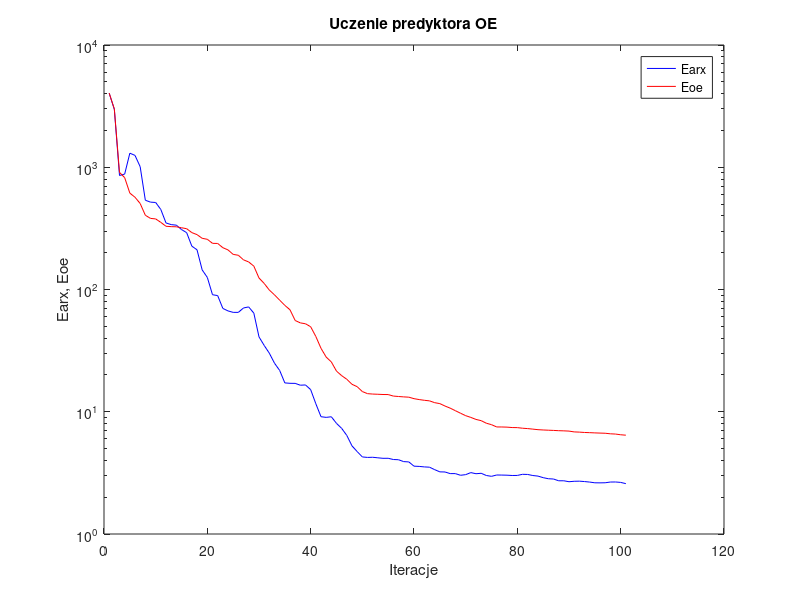
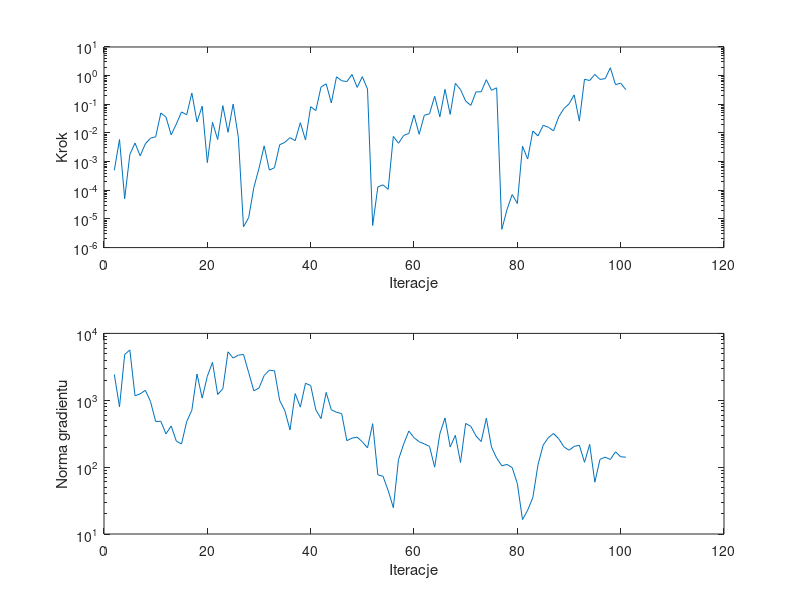

Write the MATLAB code that produced these figures, in order.
%uczenie predyktora oe
clear all;
n=0; farx(n+1)=4.031736e+003; foe(n+1)=4.043431e+003; wspucz(n+1)=0.000000e+000; ng(n+1)=0.000000e+000;
%odnowa zmiennej metryki
n=1; farx(n+1)=2.975540e+003; foe(n+1)=2.998084e+003; krok(n+1)=5.018139e-004; ng(n+1)=2.422594e+003;
n=2; farx(n+1)=8.562269e+002; foe(n+1)=9.076139e+002; krok(n+1)=5.915528e-003; ng(n+1)=7.976662e+002;
n=3; farx(n+1)=8.790452e+002; foe(n+1)=8.224499e+002; krok(n+1)=5.083014e-005; ng(n+1)=4.836022e+003;
n=4; farx(n+1)=1.303379e+003; foe(n+1)=6.144390e+002; krok(n+1)=1.771952e-003; ng(n+1)=5.646909e+003;
n=5; farx(n+1)=1.250501e+003; foe(n+1)=5.683952e+002; krok(n+1)=4.449709e-003; ng(n+1)=1.167044e+003;
n=6; farx(n+1)=1.010570e+003; foe(n+1)=5.052299e+002; krok(n+1)=1.592864e-003; ng(n+1)=1.245265e+003;
n=7; farx(n+1)=5.373437e+002; foe(n+1)=4.047895e+002; krok(n+1)=4.167949e-003; ng(n+1)=1.410077e+003;
n=8; farx(n+1)=5.184046e+002; foe(n+1)=3.816635e+002; krok(n+1)=6.607631e-003; ng(n+1)=9.580011e+002;
n=9; farx(n+1)=5.150125e+002; foe(n+1)=3.779179e+002; krok(n+1)=7.321912e-003; ng(n+1)=4.818395e+002;
n=10; farx(n+1)=4.510855e+002; foe(n+1)=3.540645e+002; krok(n+1)=4.981739e-002; ng(n+1)=4.849934e+002;
n=11; farx(n+1)=3.503108e+002; foe(n+1)=3.289944e+002; krok(n+1)=3.559767e-002; ng(n+1)=3.140421e+002;
n=12; farx(n+1)=3.394673e+002; foe(n+1)=3.267349e+002; krok(n+1)=8.558166e-003; ng(n+1)=4.131379e+002;
n=13; farx(n+1)=3.360092e+002; foe(n+1)=3.258316e+002; krok(n+1)=2.054980e-002; ng(n+1)=2.448997e+002;
n=14; farx(n+1)=3.094281e+002; foe(n+1)=3.200250e+002; krok(n+1)=5.411858e-002; ng(n+1)=2.217922e+002;
n=15; farx(n+1)=2.916295e+002; foe(n+1)=3.142658e+002; krok(n+1)=4.294671e-002; ng(n+1)=4.784533e+002;
n=16; farx(n+1)=2.262475e+002; foe(n+1)=2.919723e+002; krok(n+1)=2.475890e-001; ng(n+1)=7.081138e+002;
n=17; farx(n+1)=2.113972e+002; foe(n+1)=2.811566e+002; krok(n+1)=2.426108e-002; ng(n+1)=2.473317e+003;
n=18; farx(n+1)=1.447229e+002; foe(n+1)=2.622857e+002; krok(n+1)=8.610785e-002; ng(n+1)=1.076322e+003;
n=19; farx(n+1)=1.254897e+002; foe(n+1)=2.574225e+002; krok(n+1)=9.232346e-004; ng(n+1)=2.284782e+003;
n=20; farx(n+1)=9.063934e+001; foe(n+1)=2.385684e+002; krok(n+1)=2.356078e-002; ng(n+1)=3.694496e+003;
n=21; farx(n+1)=8.915663e+001; foe(n+1)=2.380890e+002; krok(n+1)=5.915258e-003; ng(n+1)=1.222918e+003;
n=22; farx(n+1)=7.003625e+001; foe(n+1)=2.198112e+002; krok(n+1)=8.973318e-002; ng(n+1)=1.484659e+003;
n=23; farx(n+1)=6.681329e+001; foe(n+1)=2.107924e+002; krok(n+1)=1.056599e-002; ng(n+1)=5.297486e+003;
n=24; farx(n+1)=6.501761e+001; foe(n+1)=1.937502e+002; krok(n+1)=1.024776e-001; ng(n+1)=4.274471e+003;
n=25; farx(n+1)=6.500450e+001; foe(n+1)=1.905779e+002; krok(n+1)=7.088910e-003; ng(n+1)=4.735180e+003;
%odnowa zmiennej metryki
n=26; farx(n+1)=7.062346e+001; foe(n+1)=1.748033e+002; krok(n+1)=5.330021e-006; ng(n+1)=4.843047e+003;
n=27; farx(n+1)=7.205621e+001; foe(n+1)=1.680657e+002; krok(n+1)=1.115447e-005; ng(n+1)=2.597255e+003;
n=28; farx(n+1)=6.405800e+001; foe(n+1)=1.552930e+002; krok(n+1)=1.246876e-004; ng(n+1)=1.385111e+003;
n=29; farx(n+1)=4.096407e+001; foe(n+1)=1.241328e+002; krok(n+1)=5.880954e-004; ng(n+1)=1.523485e+003;
n=30; farx(n+1)=3.488578e+001; foe(n+1)=1.121456e+002; krok(n+1)=3.544051e-003; ng(n+1)=2.347241e+003;
n=31; farx(n+1)=3.012496e+001; foe(n+1)=9.890803e+001; krok(n+1)=5.057937e-004; ng(n+1)=2.820108e+003;
n=32; farx(n+1)=2.495914e+001; foe(n+1)=9.042104e+001; krok(n+1)=6.140193e-004; ng(n+1)=2.756328e+003;
n=33; farx(n+1)=2.177445e+001; foe(n+1)=8.180217e+001; krok(n+1)=3.868579e-003; ng(n+1)=9.929642e+002;
n=34; farx(n+1)=1.721713e+001; foe(n+1)=7.415791e+001; krok(n+1)=4.714228e-003; ng(n+1)=6.988569e+002;
n=35; farx(n+1)=1.708706e+001; foe(n+1)=6.823429e+001; krok(n+1)=6.853004e-003; ng(n+1)=3.603360e+002;
n=36; farx(n+1)=1.706631e+001; foe(n+1)=5.577941e+001; krok(n+1)=5.381741e-003; ng(n+1)=1.258489e+003;
n=37; farx(n+1)=1.648737e+001; foe(n+1)=5.332685e+001; krok(n+1)=2.272397e-002; ng(n+1)=7.898482e+002;
n=38; farx(n+1)=1.656779e+001; foe(n+1)=5.244419e+001; krok(n+1)=5.694898e-003; ng(n+1)=1.796306e+003;
n=39; farx(n+1)=1.516595e+001; foe(n+1)=4.958322e+001; krok(n+1)=8.222485e-002; ng(n+1)=1.663020e+003;
n=40; farx(n+1)=1.162360e+001; foe(n+1)=4.126995e+001; krok(n+1)=6.046686e-002; ng(n+1)=7.200958e+002;
n=41; farx(n+1)=9.108393e+000; foe(n+1)=3.302194e+001; krok(n+1)=3.996341e-001; ng(n+1)=5.317703e+002;
n=42; farx(n+1)=8.996192e+000; foe(n+1)=2.801419e+001; krok(n+1)=5.189310e-001; ng(n+1)=1.309654e+003;
n=43; farx(n+1)=9.099584e+000; foe(n+1)=2.555772e+001; krok(n+1)=1.115271e-001; ng(n+1)=7.187711e+002;
n=44; farx(n+1)=8.033509e+000; foe(n+1)=2.149287e+001; krok(n+1)=9.112329e-001; ng(n+1)=6.618839e+002;
n=45; farx(n+1)=7.312438e+000; foe(n+1)=1.973754e+001; krok(n+1)=6.656880e-001; ng(n+1)=6.322508e+002;
n=46; farx(n+1)=6.395923e+000; foe(n+1)=1.842872e+001; krok(n+1)=6.193808e-001; ng(n+1)=2.486009e+002;
n=47; farx(n+1)=5.257462e+000; foe(n+1)=1.676997e+001; krok(n+1)=1.098329e+000; ng(n+1)=2.712964e+002;
n=48; farx(n+1)=4.724298e+000; foe(n+1)=1.603616e+001; krok(n+1)=3.891962e-001; ng(n+1)=2.807138e+002;
n=49; farx(n+1)=4.270696e+000; foe(n+1)=1.463143e+001; krok(n+1)=9.205345e-001; ng(n+1)=2.390639e+002;
n=50; farx(n+1)=4.230748e+000; foe(n+1)=1.406170e+001; krok(n+1)=3.404866e-001; ng(n+1)=1.941826e+002;
%odnowa zmiennej metryki
n=51; farx(n+1)=4.242966e+000; foe(n+1)=1.395506e+001; krok(n+1)=5.874564e-006; ng(n+1)=4.466003e+002;
n=52; farx(n+1)=4.200090e+000; foe(n+1)=1.390261e+001; krok(n+1)=1.306299e-004; ng(n+1)=7.683579e+001;
n=53; farx(n+1)=4.160751e+000; foe(n+1)=1.383878e+001; krok(n+1)=1.543265e-004; ng(n+1)=7.304269e+001;
n=54; farx(n+1)=4.163377e+000; foe(n+1)=1.382347e+001; krok(n+1)=1.078966e-004; ng(n+1)=4.470159e+001;
n=55; farx(n+1)=4.067889e+000; foe(n+1)=1.343670e+001; krok(n+1)=7.585588e-003; ng(n+1)=2.473972e+001;
n=56; farx(n+1)=4.051208e+000; foe(n+1)=1.332994e+001; krok(n+1)=4.372259e-003; ng(n+1)=1.298419e+002;
n=57; farx(n+1)=3.909886e+000; foe(n+1)=1.323160e+001; krok(n+1)=8.180929e-003; ng(n+1)=2.216016e+002;
n=58; farx(n+1)=3.887646e+000; foe(n+1)=1.315903e+001; krok(n+1)=9.552064e-003; ng(n+1)=3.465587e+002;
n=59; farx(n+1)=3.588280e+000; foe(n+1)=1.279625e+001; krok(n+1)=4.215364e-002; ng(n+1)=2.756275e+002;
n=60; farx(n+1)=3.572802e+000; foe(n+1)=1.257954e+001; krok(n+1)=8.996953e-003; ng(n+1)=2.396652e+002;
n=61; farx(n+1)=3.538656e+000; foe(n+1)=1.240869e+001; krok(n+1)=4.161404e-002; ng(n+1)=2.228643e+002;
n=62; farx(n+1)=3.520015e+000; foe(n+1)=1.227743e+001; krok(n+1)=4.663470e-002; ng(n+1)=2.042696e+002;
n=63; farx(n+1)=3.360672e+000; foe(n+1)=1.186725e+001; krok(n+1)=1.903039e-001; ng(n+1)=9.993049e+001;
n=64; farx(n+1)=3.223538e+000; foe(n+1)=1.165564e+001; krok(n+1)=3.651364e-002; ng(n+1)=3.153665e+002;
n=65; farx(n+1)=3.216345e+000; foe(n+1)=1.113704e+001; krok(n+1)=3.333343e-001; ng(n+1)=5.442677e+002;
n=66; farx(n+1)=3.118911e+000; foe(n+1)=1.070519e+001; krok(n+1)=4.446078e-002; ng(n+1)=2.002838e+002;
n=67; farx(n+1)=3.119675e+000; foe(n+1)=1.020424e+001; krok(n+1)=5.393056e-001; ng(n+1)=2.992006e+002;
n=68; farx(n+1)=3.022603e+000; foe(n+1)=9.727052e+000; krok(n+1)=3.261226e-001; ng(n+1)=1.174399e+002;
n=69; farx(n+1)=3.058610e+000; foe(n+1)=9.290191e+000; krok(n+1)=1.297775e-001; ng(n+1)=4.505544e+002;
n=70; farx(n+1)=3.178832e+000; foe(n+1)=8.988274e+000; krok(n+1)=9.137743e-002; ng(n+1)=4.075428e+002;
n=71; farx(n+1)=3.111828e+000; foe(n+1)=8.654563e+000; krok(n+1)=2.701916e-001; ng(n+1)=2.925442e+002;
n=72; farx(n+1)=3.138001e+000; foe(n+1)=8.455828e+000; krok(n+1)=2.725288e-001; ng(n+1)=2.414115e+002;
n=73; farx(n+1)=3.009988e+000; foe(n+1)=8.056642e+000; krok(n+1)=7.228765e-001; ng(n+1)=5.394233e+002;
n=74; farx(n+1)=2.963362e+000; foe(n+1)=7.839821e+000; krok(n+1)=3.091610e-001; ng(n+1)=1.992780e+002;
n=75; farx(n+1)=3.038446e+000; foe(n+1)=7.511540e+000; krok(n+1)=3.762824e-001; ng(n+1)=1.362311e+002;
%odnowa zmiennej metryki
n=76; farx(n+1)=3.034245e+000; foe(n+1)=7.506353e+000; krok(n+1)=4.335978e-006; ng(n+1)=1.047174e+002;
n=77; farx(n+1)=3.027394e+000; foe(n+1)=7.484951e+000; krok(n+1)=2.114892e-005; ng(n+1)=1.096393e+002;
n=78; farx(n+1)=3.010338e+000; foe(n+1)=7.426839e+000; krok(n+1)=7.092424e-005; ng(n+1)=9.850832e+001;
n=79; farx(n+1)=3.013646e+000; foe(n+1)=7.416278e+000; krok(n+1)=3.452947e-005; ng(n+1)=5.672526e+001;
n=80; farx(n+1)=3.078181e+000; foe(n+1)=7.332968e+000; krok(n+1)=3.460440e-003; ng(n+1)=1.639962e+001;
n=81; farx(n+1)=3.069954e+000; foe(n+1)=7.282722e+000; krok(n+1)=1.234892e-003; ng(n+1)=2.272920e+001;
n=82; farx(n+1)=3.008434e+000; foe(n+1)=7.209633e+000; krok(n+1)=1.171709e-002; ng(n+1)=3.502328e+001;
n=83; farx(n+1)=2.976100e+000; foe(n+1)=7.134651e+000; krok(n+1)=7.883344e-003; ng(n+1)=1.086126e+002;
n=84; farx(n+1)=2.889938e+000; foe(n+1)=7.095376e+000; krok(n+1)=1.846205e-002; ng(n+1)=2.133225e+002;
n=85; farx(n+1)=2.832337e+000; foe(n+1)=7.064298e+000; krok(n+1)=1.590914e-002; ng(n+1)=2.762363e+002;
n=86; farx(n+1)=2.816685e+000; foe(n+1)=7.036433e+000; krok(n+1)=1.181377e-002; ng(n+1)=3.181979e+002;
n=87; farx(n+1)=2.725378e+000; foe(n+1)=7.000571e+000; krok(n+1)=3.604146e-002; ng(n+1)=2.668049e+002;
n=88; farx(n+1)=2.724860e+000; foe(n+1)=6.978607e+000; krok(n+1)=7.045190e-002; ng(n+1)=2.017715e+002;
n=89; farx(n+1)=2.676704e+000; foe(n+1)=6.946704e+000; krok(n+1)=1.032026e-001; ng(n+1)=1.787369e+002;
n=90; farx(n+1)=2.699454e+000; foe(n+1)=6.842295e+000; krok(n+1)=2.137961e-001; ng(n+1)=2.039118e+002;
n=91; farx(n+1)=2.705103e+000; foe(n+1)=6.814360e+000; krok(n+1)=2.590317e-002; ng(n+1)=2.125614e+002;
n=92; farx(n+1)=2.685595e+000; foe(n+1)=6.769000e+000; krok(n+1)=7.487569e-001; ng(n+1)=1.181694e+002;
n=93; farx(n+1)=2.659471e+000; foe(n+1)=6.745606e+000; krok(n+1)=6.744582e-001; ng(n+1)=2.189976e+002;
n=94; farx(n+1)=2.623594e+000; foe(n+1)=6.715881e+000; krok(n+1)=1.104103e+000; ng(n+1)=5.963032e+001;
n=95; farx(n+1)=2.620515e+000; foe(n+1)=6.691817e+000; krok(n+1)=7.382907e-001; ng(n+1)=1.306395e+002;
n=96; farx(n+1)=2.625211e+000; foe(n+1)=6.671218e+000; krok(n+1)=7.847380e-001; ng(n+1)=1.410181e+002;
n=97; farx(n+1)=2.661105e+000; foe(n+1)=6.602082e+000; krok(n+1)=1.882680e+000; ng(n+1)=1.302216e+002;
n=98; farx(n+1)=2.663992e+000; foe(n+1)=6.569620e+000; krok(n+1)=4.862877e-001; ng(n+1)=1.695968e+002;
n=99; farx(n+1)=2.642753e+000; foe(n+1)=6.483792e+000; krok(n+1)=5.461800e-001; ng(n+1)=1.428060e+002;
n=100; farx(n+1)=2.582378e+000; foe(n+1)=6.431173e+000; krok(n+1)=3.240219e-001; ng(n+1)=1.408223e+002;

figure; semilogy(farx,'b'); hold on; semilogy(foe,'r'); xlabel('Iteracje'); ylabel('Earx, Eoe'); legend('Earx','Eoe'); title('Uczenie predyktora OE');
figure; subplot(2,1,1); semilogy(krok); xlabel('Iteracje'); ylabel('Krok');
subplot(2,1,2); semilogy(ng); xlabel('Iteracje'); ylabel('Norma gradientu');
Earx=farx(n+1)
Eoe=foe(n+1)
